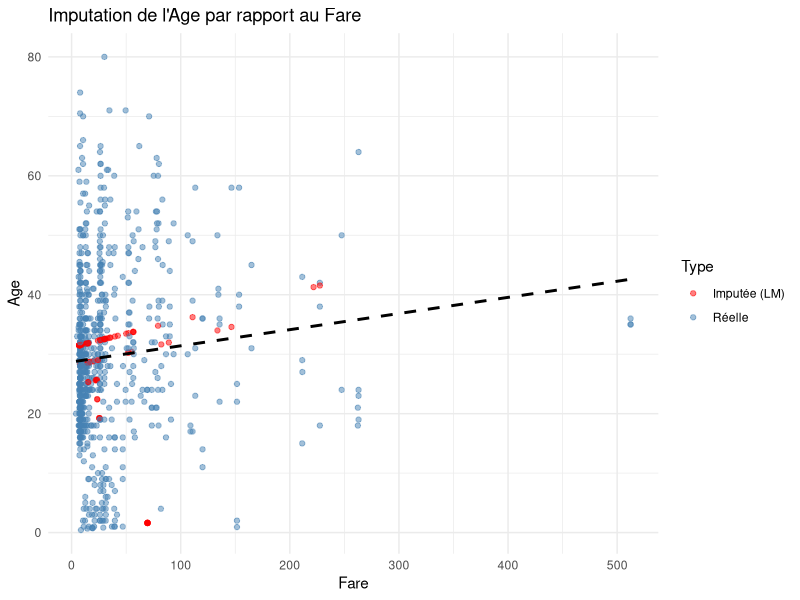

Reproduce this figure in R.
## ---- chunk 1
#| label: load-packages
library(caret)
library(ggplot2)
library(dplyr)

# Chargement des données (ajuster les chemins si nécessaire)
qualitative_vars  <- read.csv("../TP2/titanic_pre_processed_qualitative_vars.csv", stringsAsFactors = TRUE)
quantitative_vars <- read.csv("../TP2/titanic_pre_processed_quantitative_vars.csv")
target            <- read.csv("../TP2/titanic_pre_processed_target.csv")

# Correction des types
qualitative_vars$Pclass  <- as.factor(qualitative_vars$Pclass)
qualitative_vars$withFam <- as.factor(qualitative_vars$withFam)
target                   <- as.factor(target$x)

# Création d'une copie pour les versions complétées
quantitative_vars_complete <- quantitative_vars

## ---- chunk 2
#| label: stat-impute-quant
Proc_median <- preProcess(quantitative_vars, method = "medianImpute")
quantitative_vars_complete <- predict(Proc_median, quantitative_vars)
names(quantitative_vars_complete)[1] <- "Age_imput_median"

## ---- chunk 3
#| label: stat-impute-qual
cat_imputation <- function(v) {
  mode_val <- levels(v)[which.max(table(v))]
  v[is.na(v)] <- mode_val
  return(v)
}

qualitative_vars_complete <- qualitative_vars
qualitative_vars_complete$Sex <- cat_imputation(qualitative_vars$Sex)
qualitative_vars_complete$Age_cat <- cat_imputation(qualitative_vars$Age_cat)

## ---- chunk 4
#| label: regression-imputation
# 1. Identification des indices
isMissing = which(is.na(quantitative_vars$Age)) 
isNotMissing = which(!is.na(quantitative_vars$Age)) 

# 2. Préparation des données pour le modèle (Variables Fam et Fare)
age_isNotMissing  = quantitative_vars$Age[isNotMissing]
X_isNotMissing    = quantitative_vars[isNotMissing, c("Fam", "Fare")]
X_isMissing       = quantitative_vars[isMissing, c("Fam", "Fare")] 

# 3. Entraînement et prédiction
fit = lm(age_isNotMissing ~ ., data = X_isNotMissing)

quantitative_vars_complete$Age_imput_reg = quantitative_vars$Age
quantitative_vars_complete$Age_imput_reg[isMissing] = predict(fit, X_isMissing)

## ---- chunk 5
#| label: fig-regression
#| fig-cap: "Distribution de l'Age : Valeurs Réelles vs Imputées par Régression"
plot_df <- data.frame(
  Fare = quantitative_vars$Fare,
  Age = quantitative_vars_complete$Age_imput_reg,
  Type = ifelse(is.na(quantitative_vars$Age), "Imputée (LM)", "Réelle")
)

ggplot(plot_df, aes(x = Fare, y = Age, color = Type)) +
  geom_point(alpha = 0.5) +
  geom_smooth(data = filter(plot_df, Type == "Réelle"), method = "lm", se = FALSE, color = "black", linetype = "dashed") +
  scale_color_manual(values = c("Imputée (LM)" = "red", "Réelle" = "steelblue")) +
  theme_minimal() +
  labs(title = "Imputation de l'Age par rapport au Fare")

## ---- chunk 6
#| label: leakage-prevention
set.seed(1234)
split <- createDataPartition(target, p = 0.8, list = FALSE)

train_X <- quantitative_vars[split, ]
test_X  <- quantitative_vars[-split, ]

# On calcule les paramètres sur Train
Proc <- preProcess(train_X, method = c("medianImpute", "center", "scale"))

# On applique au Train ET au Test
train_final <- predict(Proc, train_X)
test_final  <- predict(Proc, test_X)
